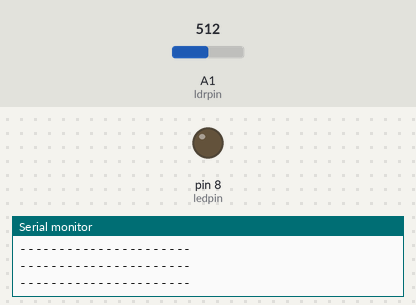
Simulated run of this sketch. Board: Arduino Uno, built with avr-gcc and run on an emulated ATmega328P. Parts: output pins drawn as LEDs (lit = HIGH), the last lines printed to the serial monitor. Inputs (shaded band) come from the test bench; at power-on: A1 (ldrpin) = 512.

Above: at 1.2 s.
1.3 s: A1 (ldrpin) set to 56
2.8 s: A1 (ldrpin) set to 45
At 3.9 s:
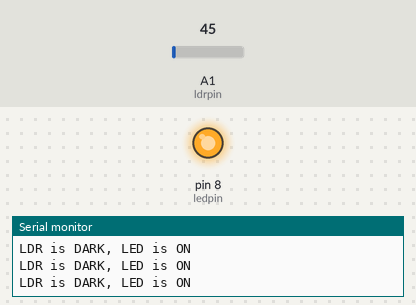
4.3 s: A1 (ldrpin) set to 122
At 5.0 s:
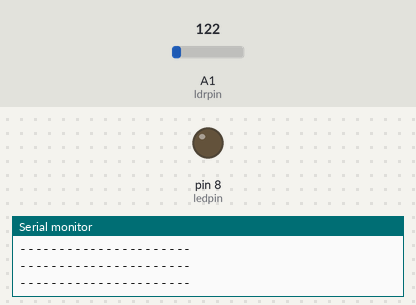
Timing chart, 0 to 7.3 s (numbered marks = the images above; inputs shaded):
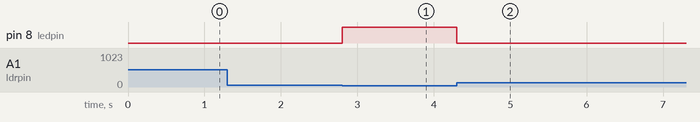

The sketch:

sketch_Photoresistor.ino
```cpp
/*
By Mishkat
Using Photoresistor to switch an LED On/Off
*/


const int ledpin = 8;
const int ldrpin = A1;

void setup() {

  Serial.begin(9600);
  pinMode (ledpin, OUTPUT);
  pinMode (ldrpin, INPUT);
}
void loop() {
  int ldrstatus = analogRead(ldrpin);
  if(ldrstatus <= 50){
    digitalWrite(ledpin, HIGH);
    Serial.println("LDR is DARK, LED is ON");
  }
  else {
    digitalWrite(ledpin, LOW);
    Serial.println("----------------------");
  }


}
```

Measured:
- the behaviour switches between 51 and 50 on A1 (ldrpin) (found by bisection; images 0 and 1)
- after the input at 2.8 s, pin 8 (ledpin): LOW → HIGH at once
- after the input at 4.3 s, pin 8 (ledpin): HIGH → LOW at once
